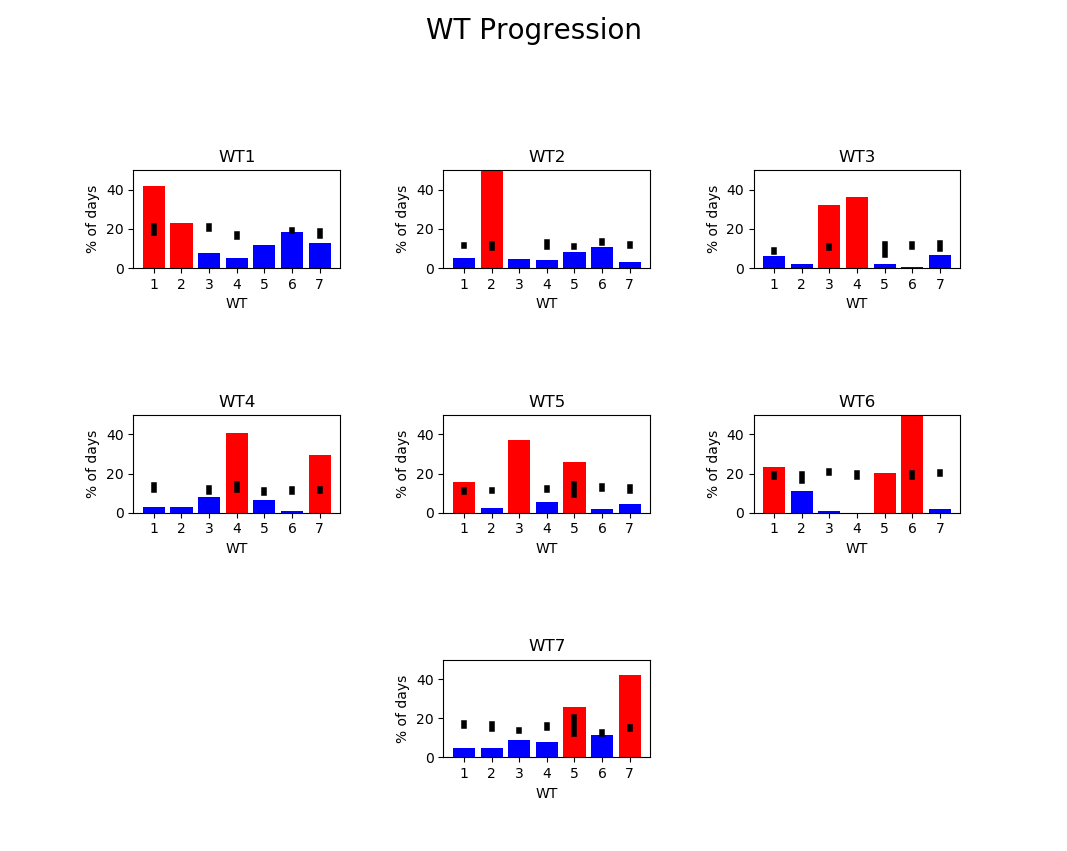

Source code (Python):
# -*- coding: utf-8 -*-
"""
Created on Mon Sep 16 10:40:35 2019

@author: CoeFamily
"""

import scipy.io
import numpy as np
import pandas as pd
import matplotlib.pyplot as plt
import matplotlib.gridspec as gridspec

# Create 2x2 sub plots
gs = gridspec.GridSpec(3, 3)


mat = scipy.io.loadmat('C:/Users/CoeFamily/Documents/Research/era5_son_oct2019_run/era5_son_new/CI_results.mat')

clust = mat['K']

clustvals = clust[:,6]
array = np.zeros((7,7))

for j in range((len(clustvals)-1)):
    b = clustvals[j]-1;
    a = clustvals[j+1]-1;
    
    array[b,a] = array[b,a] + 1;

totals = np.sum(array,axis=0)    
array = array * 100 / np.sum(array,axis=0)


for i in range(1000):
    mat = scipy.io.loadmat('C:/Users/CoeFamily/Documents/Research/era5_son_oct2019_run/era5_son_new/CI_results.mat')

    clust = mat['K']

    clustvals = clust[:,6]
    np.random.shuffle(clustvals)
    array_temp = np.zeros((7,7))
    temp = np.zeros(7)
    count = 0
    if(i == 50 or i == 950):
        for value in totals:
            x = np.random.randint(0,int(len(clustvals)-1),size=(1,int(value)))
            x = x + 1
            y = clustvals[x]
            unique, counts = np.unique(y, return_counts=True)
            array_temp[count,:] = counts;
            count = count + 1
        if( i == 50):
            array25 = array_temp
        if(i == 950):
            array975 = array_temp
array25 = array25 * 100 / np.sum(array25,axis=0)
array975 = array975 * 100 / np.sum(array975,axis=0)

top = np.zeros((7,7))
bot = np.zeros((7,7))

for k in range(7):
    for l in range(7):
        xx = array25[l,k]
        yy = array975[l,k]
        
        if( np.floor(xx) == np.floor(yy) or np.ceil(xx) == np.ceil(yy)):
            top[l,k] = xx
            bot[l,k] = yy
        elif(np.floor(xx) == np.ceil(yy)):
            top[l,k] = xx
            bot[l,k] = yy
        elif(np.floor(yy) == np.ceil(xx)):
            top[l,k] = yy
            bot[l,k] = xx
        elif(xx < yy):
            bot[l,k] = xx
            top[l,k] = yy
        else:
            top[l,k] = xx
            bot[l,k] = yy
            
c1 = np.zeros((7,7));
C = pd.Series(['red','blue','gray'])

cc = 0
dd = 0

while dd < 7:
    while cc < 7:
        if(array[cc,dd] > top[cc,dd]):
            c1[cc,dd] = 0
        elif(array[cc,dd] < bot[cc,dd]):
            c1[cc,dd] = 1
        else:
            c1[cc,dd] = 2
        cc = cc + 1
    cc = 0
    dd = dd + 1

fig= plt.figure(figsize=(12,8))
ax1 = fig.add_subplot(gs[0,0])
ax2 = fig.add_subplot(gs[0,1])
ax3 = fig.add_subplot(gs[0,2]) 
ax4 = fig.add_subplot(gs[1,0]) 
ax5 = fig.add_subplot(gs[1,1]) 
ax6 = fig.add_subplot(gs[1,2]) 
ax7 = fig.add_subplot(gs[2,1]) 
fig.subplots_adjust(hspace=1.5,wspace = .5,top=.80)
    
color1 = list(C[c1[0,:]])
ax1.bar(['1','2','3','4','5','6','7'],array[0,:], color=color1)
ax1.set_title('WT1')
ax1.set_xlabel('WT')
ax1.set_ylabel('% of days')
ax1.set_ylim(0,50)
ax1.plot(('1','1'),(bot[0][0], top[0][0]),color='black',linewidth=4.0)
ax1.plot(('2','2'),(bot[0][1], top[0][1]),color='black',linewidth=4.0)
ax1.plot(('3','3'),(bot[0][2], top[0][2]),color='black',linewidth=4.0)
ax1.plot(('4','4'),(bot[0][3], top[0][3]),color='black',linewidth=4.0)
ax1.plot(('5','5'),(bot[0][4], top[0][4]),color='black',linewidth=4.0)
ax1.plot(('6','6'),(bot[0][5], top[0][5]),color='black',linewidth=4.0)
ax1.plot(('7','7'),(bot[0][6], top[0][6]),color='black',linewidth=4.0)
color1 = list(C[c1[1,:]])
ax2.bar(['1','2','3','4','5','6','7'],array[1,:], color=color1)
ax2.set_title('WT2')
ax2.set_xlabel('WT')
ax2.set_ylabel('% of days')
ax2.set_ylim(0,50)
ax2.plot(('1','1'),(bot[1][0], top[1][0]),color='black',linewidth=4.0)
ax2.plot(('2','2'),(bot[1][1], top[1][1]),color='black',linewidth=4.0)
ax2.plot(('3','3'),(bot[1][2], top[1][2]),color='black',linewidth=4.0)
ax2.plot(('4','4'),(bot[1][3], top[1][3]),color='black',linewidth=4.0)
ax2.plot(('5','5'),(bot[1][4], top[1][4]),color='black',linewidth=4.0)
ax2.plot(('6','6'),(bot[1][5], top[1][5]),color='black',linewidth=4.0)
ax2.plot(('7','7'),(bot[1][6], top[1][6]),color='black',linewidth=4.0)
color1 = list(C[c1[2,:]])
ax3.bar(['1','2','3','4','5','6','7'],array[2,:], color=color1)
ax3.set_title('WT3')
ax3.set_xlabel('WT')
ax3.set_ylabel('% of days')
ax3.set_ylim(0,50)
ax3.plot(('1','1'),(bot[2][0], top[2][0]),color='black',linewidth=4.0)
ax3.plot(('2','2'),(bot[2][1], top[2][1]),color='black',linewidth=4.0)
ax3.plot(('3','3'),(bot[2][2], top[2][2]),color='black',linewidth=4.0)
ax3.plot(('4','4'),(bot[2][3], top[2][3]),color='black',linewidth=4.0)
ax3.plot(('5','5'),(bot[2][4], top[2][4]),color='black',linewidth=4.0)
ax3.plot(('6','6'),(bot[2][5], top[2][5]),color='black',linewidth=4.0)
ax3.plot(('7','7'),(bot[2][6], top[2][6]),color='black',linewidth=4.0)
color1 = list(C[c1[3,:]])
ax4.bar(['1','2','3','4','5','6','7'],array[3,:], color=color1)
ax4.set_title('WT4')
ax4.set_xlabel('WT')
ax4.set_ylabel('% of days')
ax4.set_ylim(0,50)
ax4.plot(('1','1'),(bot[3][0], top[3][0]),color='black',linewidth=4.0)
ax4.plot(('2','2'),(bot[3][1], top[3][1]),color='black',linewidth=4.0)
ax4.plot(('3','3'),(bot[3][2], top[3][2]),color='black',linewidth=4.0)
ax4.plot(('4','4'),(bot[3][3], top[3][3]),color='black',linewidth=4.0)
ax4.plot(('5','5'),(bot[3][4], top[3][4]),color='black',linewidth=4.0)
ax4.plot(('6','6'),(bot[3][5], top[3][5]),color='black',linewidth=4.0)
ax4.plot(('7','7'),(bot[3][6], top[3][6]),color='black',linewidth=4.0)
color1 = list(C[c1[4,:]])
ax5.bar(['1','2','3','4','5','6','7'],array[4,:], color=color1)
ax5.set_title('WT5')
ax5.set_xlabel('WT')
ax5.set_ylabel('% of days')
ax5.set_ylim(0,50)
ax5.plot(('1','1'),(bot[4][0], top[4][0]),color='black',linewidth=4.0)
ax5.plot(('2','2'),(bot[4][1], top[4][1]),color='black',linewidth=4.0)
ax5.plot(('3','3'),(bot[4][2], top[4][2]),color='black',linewidth=4.0)
ax5.plot(('4','4'),(bot[4][3], top[4][3]),color='black',linewidth=4.0)
ax5.plot(('5','5'),(bot[4][4], top[4][4]),color='black',linewidth=4.0)
ax5.plot(('6','6'),(bot[4][5], top[4][5]),color='black',linewidth=4.0)
ax5.plot(('7','7'),(bot[4][6], top[4][6]),color='black',linewidth=4.0)
color1 = list(C[c1[5,:]])
ax6.bar(['1','2','3','4','5','6','7'],array[5,:], color=color1)
ax6.set_title('WT6')
ax6.set_xlabel('WT')
ax6.set_ylabel('% of days')
ax6.set_ylim(0,50)
ax6.plot(('1','1'),(bot[5][0], top[5][0]),color='black',linewidth=4.0)
ax6.plot(('2','2'),(bot[5][1], top[5][1]),color='black',linewidth=4.0)
ax6.plot(('3','3'),(bot[5][2], top[5][2]),color='black',linewidth=4.0)
ax6.plot(('4','4'),(bot[5][3], top[5][3]),color='black',linewidth=4.0)
ax6.plot(('5','5'),(bot[5][4]-1, top[5][4]-1),color='black',linewidth=4.0)
ax6.plot(('6','6'),(bot[5][5], top[5][5]),color='black',linewidth=4.0)
ax6.plot(('7','7'),(bot[5][6], top[5][6]),color='black',linewidth=4.0)
color1 = list(C[c1[6,:]])
ax7.bar(['1','2','3','4','5','6','7'],array[6,:], color=color1)
ax7.set_title('WT7')
ax7.set_xlabel('WT')
ax7.set_ylabel('% of days')
ax7.set_ylim(0,50)
ax7.plot(('1','1'),(bot[6][0], top[6][0]),color='black',linewidth=4.0)
ax7.plot(('2','2'),(bot[6][1], top[6][1]),color='black',linewidth=4.0)
ax7.plot(('3','3'),(bot[6][2], top[6][2]),color='black',linewidth=4.0)
ax7.plot(('4','4'),(bot[6][3], top[6][3]),color='black',linewidth=4.0)
ax7.plot(('5','5'),(bot[6][4], top[6][4]),color='black',linewidth=4.0)
ax7.plot(('6','6'),(bot[6][5], top[6][5]),color='black',linewidth=4.0)
ax7.plot(('7','7'),(bot[6][6], top[6][6]),color='black',linewidth=4.0)
fig.suptitle("WT Progression", fontsize=20)
